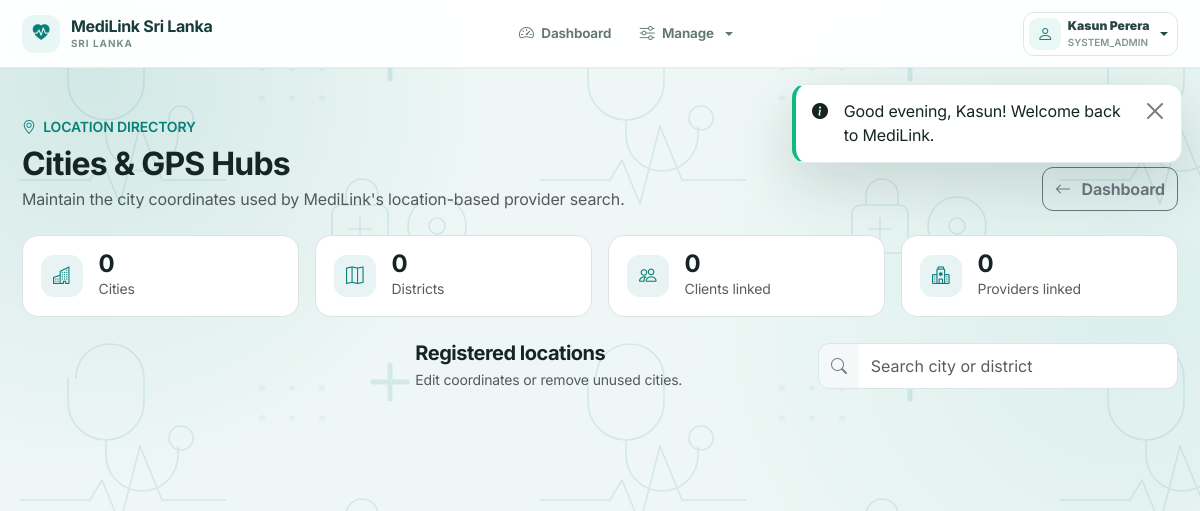
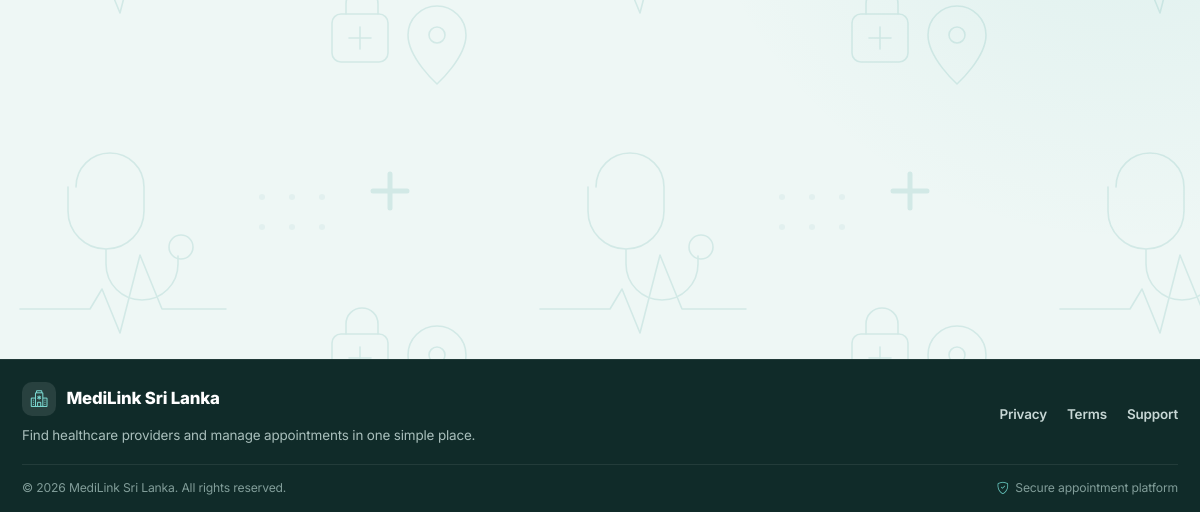
Page /admin/cities.php (signed in) on the earlier database version (2 pictures, top to bottom).
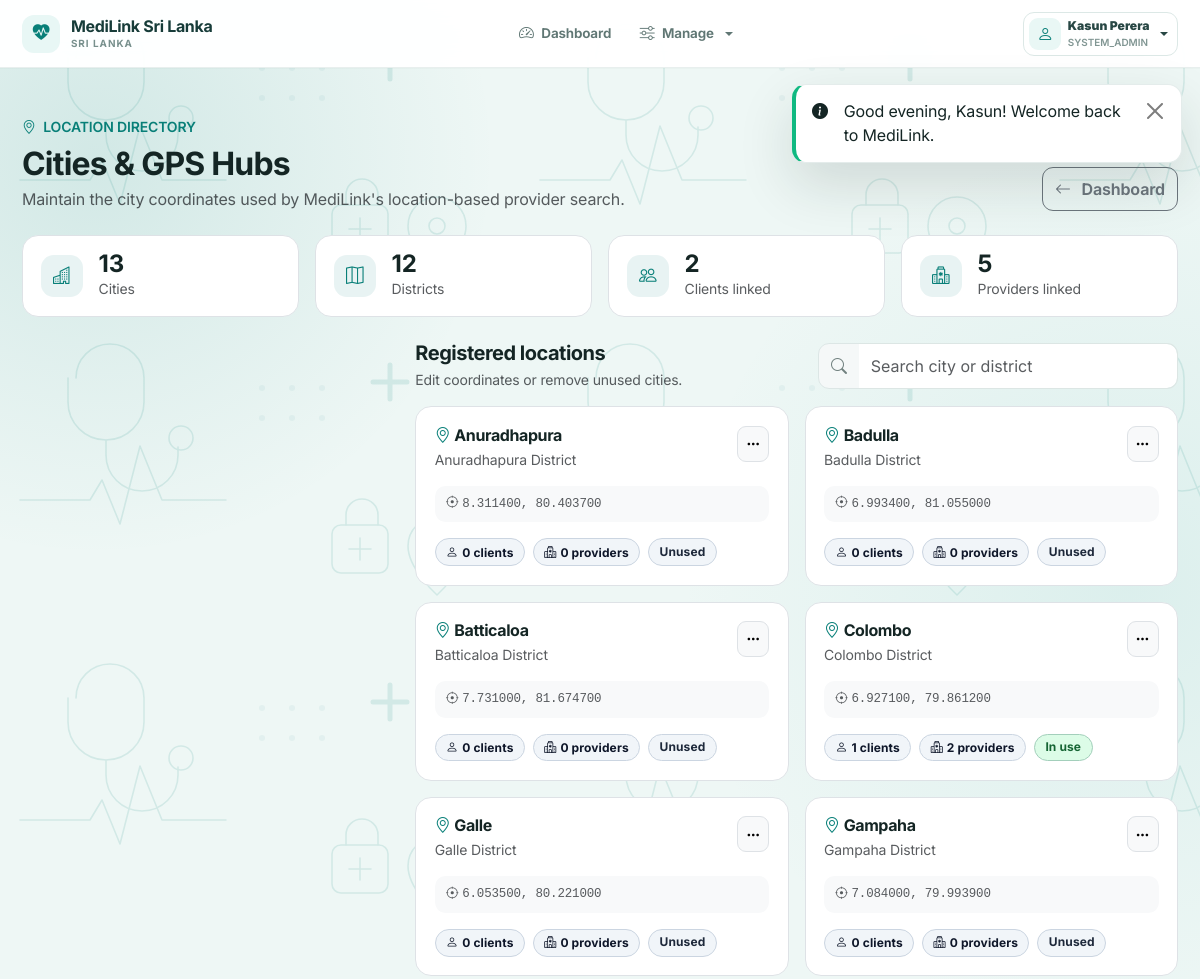
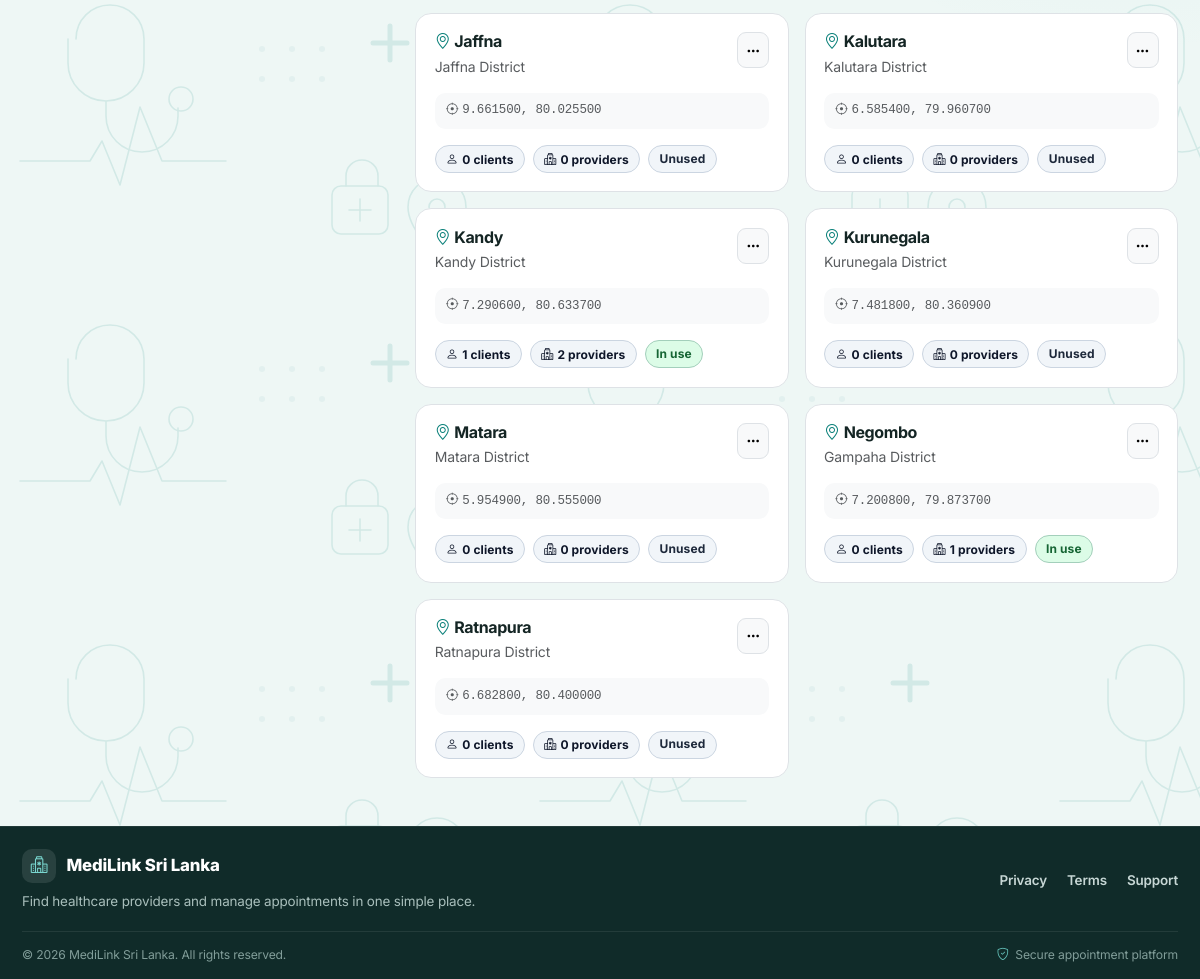
Same page on the later database version (2 pictures, top to bottom).
### tables this page shows
CREATE TABLE `USER` (
  `User_ID` INT AUTO_INCREMENT PRIMARY KEY,
  `Email` VARCHAR(191) NOT NULL UNIQUE,
  `Password_Hash` VARCHAR(255) NOT NULL,
  `First_Name` VARCHAR(100) NOT NULL,
  `Last_Name` VARCHAR(100) NOT NULL,
  `Phone` VARCHAR(30) NOT NULL,
  `Role_Type` ENUM('CLIENT', 'PROVIDER', 'SYSTEM_ADMIN') NOT NULL,
  `Account_Status` ENUM('ACTIVE', 'SUSPENDED', 'PENDING') NOT NULL DEFAULT 'ACTIVE',
  `Created_At` TIMESTAMP DEFAULT CURRENT_TIMESTAMP,
  `Updated_At` TIMESTAMP DEFAULT CURRENT_TIMESTAMP ON UPDATE CURRENT_TIMESTAMP,
  INDEX `idx_user_email` (`Email`),
  INDEX `idx_user_role_status` (`Role_Type`, `Account_Status`)
);

CREATE TABLE `CITY` (
  `City_ID` INT AUTO_INCREMENT PRIMARY KEY,
  `City_Name` VARCHAR(100) NOT NULL UNIQUE,
  `District` VARCHAR(100) NOT NULL,
  `Latitude` DECIMAL(10, 8) NOT NULL,
  `Longitude` DECIMAL(11, 8) NOT NULL,
  `Created_At` TIMESTAMP DEFAULT CURRENT_TIMESTAMP,
  INDEX `idx_city_name` (`City_Name`)
);

### includes/functions.php (called while the page is built, shortened)
<?php
function e(?string $string): string {
    return htmlspecialchars((string)$string, ENT_QUOTES, 'UTF-8');
}
function url(string $path = ''): string {
    $path = ltrim($path, '/');
    return rtrim(BASE_URL, '/') . '/' . $path;
}
function getFlash(): array {
    $messages = $_SESSION['flash_messages'] ?? [];
    return $messages;
}
function hasFlash(): bool {
    return !empty($_SESSION['flash_messages']);
}

### includes/auth.php (called while the page is built, shortened)
<?php
require_once __DIR__ . '/functions.php';
function getCurrentUser(): ?array {
    return $_SESSION['user'] ?? null;
}
function getCurrentUserId(): ?int {
    return $_SESSION['user']['user_id'] ?? null;
}
function requireLogin(): void {
    $db = Database::getConnection();
    $stmt = $db->prepare("SELECT Account_Status, Role_Type FROM `USER` WHERE User_ID = ?");
    $stmt->execute([getCurrentUserId()]);
}
function requireRole(array|string $allowedRoles): void {
    requireLogin();
}

### admin/cities.php (the view, shortened to what the changed rows need)
<?php
require_once __DIR__ . '/../includes/auth.php';
require_once __DIR__ . '/../includes/functions.php';
requireRole(ROLE_ADMIN);
$db = Database::getConnection();
$citiesQuery = "
    SELECT c.*,
           (SELECT COUNT(*) FROM `CLIENT` cl WHERE cl.City = c.City_Name) AS total_patients,
           (SELECT COUNT(*) FROM `PROVIDER` pr WHERE pr.City = c.City_Name) AS total_providers
    FROM `CITY` c
    ORDER BY c.City_Name ASC
";
$cities = $db->query($citiesQuery)->fetchAll();
require_once __DIR__ . '/../includes/header.php';
?>
<div class="container py-4 py-lg-5">
  <div class="d-flex flex-column flex-lg-row justify-content-between align-items-lg-end gap-3 mb-4">
    <div>
      <h2 class="fw-bold mb-1">Cities & GPS Hubs</h2>
    </div>
  </div>
  <?php
    $totalPatients = array_sum(array_map(fn($c) => (int)$c['total_patients'], $cities));
    $totalProviders = array_sum(array_map(fn($c) => (int)$c['total_providers'], $cities));
    $districtCount = count(array_unique(array_filter(array_column($cities, 'District'))));
  ?>
  <div class="row g-3 mb-4">
    <div class="col-6 col-xl-3"><div class="city-stat d-flex align-items-center gap-3"><div class="icon"><i class="bi bi-buildings"></i></div><div><div class="fs-4 fw-bold lh-1"><?= count($cities) ?></div><small class="text-muted">Cities</small></div></div></div>
    <div class="col-6 col-xl-3"><div class="city-stat d-flex align-items-center gap-3"><div class="icon"><i class="bi bi-map"></i></div><div><div class="fs-4 fw-bold lh-1"><?= $districtCount ?></div><small class="text-muted">Districts</small></div></div></div>
    <div class="col-6 col-xl-3"><div class="city-stat d-flex align-items-center gap-3"><div class="icon"><i class="bi bi-people"></i></div><div><div class="fs-4 fw-bold lh-1"><?= $totalPatients ?></div><small class="text-muted">Clients linked</small></div></div></div>
    <div class="col-6 col-xl-3"><div class="city-stat d-flex align-items-center gap-3"><div class="icon"><i class="bi bi-hospital"></i></div><div><div class="fs-4 fw-bold lh-1"><?= $totalProviders ?></div><small class="text-muted">Providers linked</small></div></div></div>
  </div>
  <div class="row g-4 align-items-start">
    <div class="col-lg-8">
      <?php if (!$cities): ?>
        <div class="card card-custom p-5 text-center"><i class="bi bi-geo-alt fs-2 text-muted"></i><h5 class="mt-3">No cities yet</h5><p class="text-muted mb-0">Add the first location using the form.</p></div>
      <?php else: ?>
        <div class="row g-3" id="cityGrid">
          <?php foreach ($cities as $c): $linked=(int)$c['total_patients']+(int)$c['total_providers']; ?>
          <div class="col-md-6 city-item" data-search="<?= e(strtolower($c['City_Name'].' '.$c['District'])) ?>">
            <div class="city-card">
              <div class="d-flex justify-content-between gap-2 mb-3">
                <div><h6 class="fw-bold mb-1"><i class="bi bi-geo-alt text-teal me-1"></i><?= e($c['City_Name']) ?></h6><div class="small text-muted"><?= e($c['District']) ?> District</div></div>
                <div class="dropdown"><button class="btn btn-sm btn-light border" data-bs-toggle="dropdown" aria-label="City actions"><i class="bi bi-three-dots"></i></button></div>
              </div>
              <div class="city-coord mb-3"><i class="bi bi-crosshair me-1"></i><?= number_format((float)$c['Latitude'],6) ?>, <?= number_format((float)$c['Longitude'],6) ?></div>
              <div class="d-flex gap-2 flex-wrap"><span class="badge bg-light text-dark border"><i class="bi bi-person me-1"></i><?= (int)$c['total_patients'] ?> clients</span><span class="badge bg-light text-dark border"><i class="bi bi-hospital me-1"></i><?= (int)$c['total_providers'] ?> providers</span><?php if ($linked>0): ?><span class="badge bg-success-subtle text-success-emphasis border border-success-subtle">In use</span><?php else: ?><span class="badge bg-light text-muted border">Unused</span><?php endif; ?></div>
            </div>
          </div>
          <?php endforeach; ?>
        </div>
      <?php endif; ?>
    </div>
  </div>
</div>
<?php require_once __DIR__ . '/../includes/footer.php'; ?>

### includes/header.php (shortened to what the changed rows need)
<?php
require_once __DIR__ . '/functions.php';
require_once __DIR__ . '/auth.php';
?>
<!DOCTYPE html>
<html lang="en">
<head>
    <link href="https://cdn.jsdelivr.net/npm/bootstrap@5.3.3/dist/css/bootstrap.min.css" rel="stylesheet">
    <link href="https://cdn.jsdelivr.net/npm/bootstrap-icons@1.11.3/font/bootstrap-icons.min.css" rel="stylesheet">
    <link rel="stylesheet" href="https://unpkg.com/leaflet@1.9.4/dist/leaflet.css"/>
    <link href="<?= url('public/css/style.css') ?>" rel="stylesheet">
</head>
<body>
<?php require_once __DIR__ . '/navbar.php'; ?>
<div class="ml-toast-stack" aria-live="polite" aria-atomic="true">
    <?php if (hasFlash()): ?>
        <?php foreach (getFlash() as $flash): ?>
            <div class="ml-toast is-<?= e($flash['type']) ?> d-flex align-items-start gap-2" role="alert" data-ml-toast>
                <i class="bi bi-info-circle-fill me-2"></i>
                <?= $flash['message'] ?>
                <button type="button" class="btn-close ms-auto" aria-label="Close" data-ml-toast-close></button>
            </div>
        <?php endforeach; ?>
    <?php endif; ?>
</div>
<main>

### includes/navbar.php (shortened to what the changed rows need)
<?php
require_once __DIR__ . '/auth.php';
$user = getCurrentUser();
?>
<nav class="navbar navbar-expand-lg navbar-light ml-navbar" aria-label="Main navigation">
  <div class="container">
    <div class="collapse navbar-collapse" id="mainNavbar">
      <div class="ml-nav-actions">
        <?php if (!$user): ?>
          <a href="<?= url('public/login.php') ?>" class="btn ml-btn-login"><i class="bi bi-person"></i><span>Sign in</span></a>
          <a href="<?= url('client/search.php') ?>" class="btn ml-btn-primary"><i class="bi bi-search"></i><span>Find Doctors</span></a>
        <?php else: ?>
          <div class="dropdown">
            <button class="btn ml-profile-btn dropdown-toggle" type="button" data-bs-toggle="dropdown" aria-expanded="false">
              <span class="ml-avatar"><i class="bi bi-person"></i></span>
              <span class="ml-profile-copy"><strong><?= e($user['full_name']) ?></strong><small><?= e(ucfirst($user['role'])) ?></small></span>
            </button>
          </div>
        <?php endif; ?>
      </div>
    </div>
  </div>
</nav>

Differences in the rows shown:
no longer on this page (row unchanged): user: Role_Type "SYSTEM_ADMIN"
added city: City_Name "Anuradhapura", District "Anuradhapura", Latitude "8.311400", Longitude "80.403700", total_patients "0", total_providers "0", shows "Unused"
added city: City_Name "Badulla", District "Badulla", Latitude "6.993400", Longitude "81.055000", total_patients "0", total_providers "0", shows "Unused"
added city: City_Name "Batticaloa", District "Batticaloa", Latitude "7.731000", Longitude "81.674700", total_patients "0", total_providers "0", shows "Unused"
added city: City_Name "Colombo", District "Colombo", Latitude "6.927100", Longitude "79.861200", total_patients "1", total_providers "2", shows "In use"
added city: City_Name "Galle", District "Galle", Latitude "6.053500", Longitude "80.221000", total_patients "0", total_providers "0", shows "Unused"
added city: City_Name "Gampaha", District "Gampaha", Latitude "7.084000", Longitude "79.993900", total_patients "0", total_providers "0", shows "Unused"
added city: City_Name "Jaffna", District "Jaffna", Latitude "9.661500", Longitude "80.025500", total_patients "0", total_providers "0", shows "Unused"
added city: City_Name "Kalutara", District "Kalutara", Latitude "6.585400", Longitude "79.960700", total_patients "0", total_providers "0", shows "Unused"
added city: City_Name "Kandy", District "Kandy", Latitude "7.290600", Longitude "80.633700", total_patients "1", total_providers "2", shows "In use"
added city: City_Name "Kurunegala", District "Kurunegala", Latitude "7.481800", Longitude "80.360900", total_patients "0", total_providers "0", shows "Unused"
added city: City_Name "Matara", District "Matara", Latitude "5.954900", Longitude "80.555000", total_patients "0", total_providers "0", shows "Unused"
added city: City_Name "Negombo", District "Gampaha", Latitude "7.200800", Longitude "79.873700", total_patients "0", total_providers "1", shows "In use"
added city: City_Name "Ratnapura", District "Ratnapura", Latitude "6.682800", Longitude "80.400000", total_patients "0", total_providers "0", shows "Unused"
Other differences:
$user['role']: (not shown) → "SYSTEM_ADMIN"
count($cities): "0" → "13"
$districtCount: "0" → "12"
$totalPatients: "0" → "2"
$totalProviders: "0" → "5"
